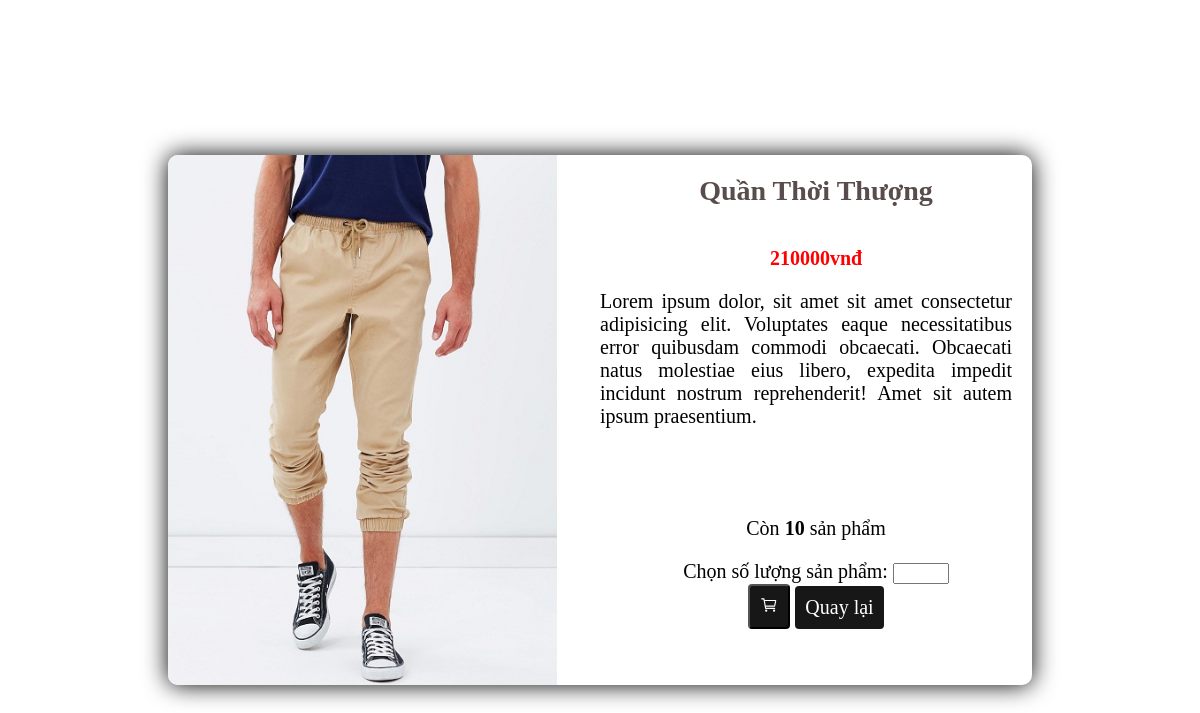
The app's page /php/detail.php?id=3 with its own data.
### tables this page shows
CREATE TABLE `products` (
  `id` int(11) NOT NULL,
  `names` varchar(255) NOT NULL,
  `category_id` int(11) NOT NULL,
  `images` varchar(255) NOT NULL,
  `descriptions` text NOT NULL,
  `price` float NOT NULL,
  `saleprice` float NOT NULL,
  `created` date NOT NULL,
  `quantity` int(11) NOT NULL,
  `keyword` varchar(45) DEFAULT NULL,
  `statuses` int(11) DEFAULT NULL
);

### php/modules.php (called while the page is built, shortened)
<?php
function FindProduct($id_product)
{
  include "dbConnect.php";
  $sql = "SELECT * FROM products WHERE id = $id_product ";
  $qr = mysqli_query($conn, $sql);
  return mysqli_fetch_array($qr);
}
?>

### php/detail.php (the view, shortened to what this page needs)
<?php
include "dbConnect.php";
if (isset($_GET["id"])) {
  $id_product = $_GET["id"];
  include_once "modules.php";
  $rows =  FindProduct($id_product);
} else {
  header('location:../index.php');
} ?>
<!DOCTYPE html>
<html lang="en">
<head>
  <link rel="stylesheet" href="../styles/style.css">
</head>
<body>
  <div class="container">
    <div class="product">
      <img src="../<?php echo $rows["images"] ?>" alt="" class="product__image">
      <div class="product__content">
        <div class="product__name"><?php echo $rows["names"] ?></div>
        <p class="product__price"><?php echo $rows["price"] ?></p>
        <p class="product__desc"><?php echo $rows["descriptions"] ?></p>
        <p class="product__quantity">Còn <b><?php echo $rows["quantity"] ?></b> sản phẩm</p>
        <form action="" method="post">
          <label for="quantity">Chọn số lượng sản phẩm: </label>
          <input type="number" min="1" max="<?php echo $rows["quantity"] ?>" name="quantity"  id="quantity"> <br>
          <button class="btn" type="submit">
            <ion-icon name="cart-outline"></ion-icon>
          </button>
          <a href="../index.php" class="btn">Quay lại</a>
        </form>
      </div>
    </div>
  </div>
</body>
</html>

### styles/style.css (style rules this page uses)
:root { --btn-color: #000000e8; --btn-text: #ffff; }
body { font-family: SF Mono; margin: 0; padding: 0; font-size: 20px; }
.container { max-width: 90vw; margin: 20px auto; }
.product { text-align: center; }
.product__image { width: 80%; height: 70%; -o-object-fit: cover; object-fit: cover; }
.product__name { color: #584c4c; font-weight: 600; font-size: 20px; }
.product__price { color: #df0b0b; font-weight: 600; }
.btn { color: var(--btn-text); background-color: var(--btn-color); padding: 10px; border-radius: 4px; width: -webkit-fit-content; width: -moz-fit-content; width: fit-content; outline: none; cursor: pointer; text-decoration: none; }
.btn ion-icon { font-size: 18px; }

### php/detail.php (style rules this page uses)
.container { width: 90vw; height: 100vh; display: flex; align-items: center; justify-content: center; }
.product { width: 80%; display: grid; grid-template-columns: 50% 50%; box-shadow: 0 0 25px #000; border-radius: 10px; overflow: hidden; }
.product__image { width: 90%; height: 100%; }
.product__content { font-family: SF Mono; }
.product__name { font-size: 28px; padding: 20px 10px; }
.product__price { font-weight: 600; color: red; }
.product__price::after { content: "vnđ"; color: red; }
.product__desc { text-align: justify; padding-right: 20px; height: 39%; text-overflow: ellipsis; overflow: hidden; }
.btn { display: inline-block; }

### records on screen
products: images (picture), names "Quần Thời Thượng", price "210000", descriptions "Lorem ipsum dolor, sit amet sit amet consectetur adipisicing elit. Voluptates eaque necessitatibus error quibusdam commodi obcaecati. Obcaecati natus molestiae eius libero, expedita impedit incidunt nostrum reprehenderit! Amet sit autem ipsum praesentium.", quantity "10"
